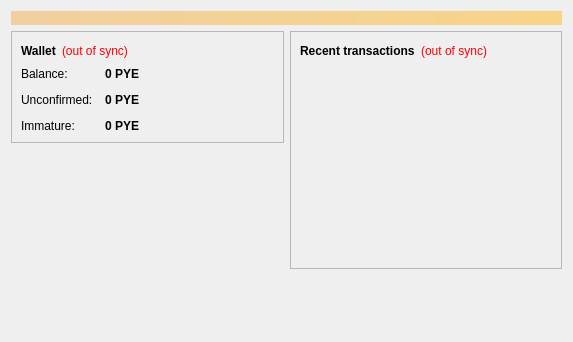
<?xml version="1.0" encoding="UTF-8"?>
<ui version="4.0">
 <class>OverviewPage</class>
 <widget class="QWidget" name="OverviewPage">
  <property name="geometry">
   <rect>
    <x>0</x>
    <y>0</y>
    <width>573</width>
    <height>342</height>
   </rect>
  </property>
  <property name="windowTitle">
   <string>Form</string>
  </property>
  <layout class="QVBoxLayout" name="topLayout">
   <item>
    <widget class="QLabel" name="labelAlerts">
     <property name="visible">
      <bool>false</bool>
     </property>
     <property name="styleSheet">
      <string notr="true">background-color: qlineargradient(x1: 0, y1: 0, x2: 1, y2: 0, stop:0 #F0D0A0, stop:1 #F8D488); color:#000000;</string>
     </property>
     <property name="wordWrap">
      <bool>true</bool>
     </property>
     <property name="margin">
      <number>3</number>
     </property>
    </widget>
   </item>
   <item>
    <layout class="QHBoxLayout" name="horizontalLayout" stretch="1,1">
     <item>
      <layout class="QVBoxLayout" name="verticalLayout_2">
       <item>
        <widget class="QFrame" name="frame">
         <property name="frameShape">
          <enum>QFrame::StyledPanel</enum>
         </property>
         <property name="frameShadow">
          <enum>QFrame::Raised</enum>
         </property>
         <layout class="QVBoxLayout" name="verticalLayout_4">
          <item>
           <layout class="QHBoxLayout" name="horizontalLayout_4">
            <item>
             <widget class="QLabel" name="label_5">
              <property name="font">
               <font>
                <weight>75</weight>
                <bold>true</bold>
               </font>
              </property>
              <property name="text">
               <string>Wallet</string>
              </property>
             </widget>
            </item>
            <item>
             <widget class="QLabel" name="labelWalletStatus">
              <property name="toolTip">
               <string>The displayed information may be out of date. Your wallet automatically synchronizes with the Piecoin network after a connection is established, but this process has not completed yet.</string>
              </property>
              <property name="styleSheet">
               <string notr="true">QLabel { color: red; }</string>
              </property>
              <property name="text">
               <string notr="true">(out of sync)</string>
              </property>
              <property name="alignment">
               <set>Qt::AlignLeading|Qt::AlignLeft|Qt::AlignVCenter</set>
              </property>
             </widget>
            </item>
            <item>
             <spacer name="horizontalSpacer_2">
              <property name="orientation">
               <enum>Qt::Horizontal</enum>
              </property>
              <property name="sizeHint" stdset="0">
               <size>
                <width>40</width>
                <height>20</height>
               </size>
              </property>
             </spacer>
            </item>
           </layout>
          </item>
          <item>
           <layout class="QFormLayout" name="formLayout_2">
            <property name="fieldGrowthPolicy">
             <enum>QFormLayout::AllNonFixedFieldsGrow</enum>
            </property>
            <property name="horizontalSpacing">
             <number>12</number>
            </property>
            <property name="verticalSpacing">
             <number>12</number>
            </property>
            <item row="0" column="0">
             <widget class="QLabel" name="label">
              <property name="text">
               <string>Balance:</string>
              </property>
             </widget>
            </item>
            <item row="0" column="1">
             <widget class="QLabel" name="labelBalance">
              <property name="font">
               <font>
                <weight>75</weight>
                <bold>true</bold>
               </font>
              </property>
              <property name="cursor">
               <cursorShape>IBeamCursor</cursorShape>
              </property>
              <property name="toolTip">
               <string>Your current balance</string>
              </property>
              <property name="text">
               <string notr="true">0 PYE</string>
              </property>
              <property name="textInteractionFlags">
               <set>Qt::LinksAccessibleByMouse|Qt::TextSelectableByKeyboard|Qt::TextSelectableByMouse</set>
              </property>
             </widget>
            </item>
            <item row="1" column="0">
             <widget class="QLabel" name="label_3">
              <property name="text">
               <string>Unconfirmed:</string>
              </property>
             </widget>
            </item>
            <item row="1" column="1">
             <widget class="QLabel" name="labelUnconfirmed">
              <property name="font">
               <font>
                <weight>75</weight>
                <bold>true</bold>
               </font>
              </property>
              <property name="cursor">
               <cursorShape>IBeamCursor</cursorShape>
              </property>
              <property name="toolTip">
               <string>Total of transactions that have yet to be confirmed, and do not yet count toward the current balance</string>
              </property>
              <property name="text">
               <string notr="true">0 PYE</string>
              </property>
              <property name="textInteractionFlags">
               <set>Qt::LinksAccessibleByMouse|Qt::TextSelectableByKeyboard|Qt::TextSelectableByMouse</set>
              </property>
             </widget>
            </item>
            <item row="2" column="0">
             <widget class="QLabel" name="labelImmatureText">
              <property name="text">
               <string>Immature:</string>
              </property>
             </widget>
            </item>
            <item row="2" column="1">
             <widget class="QLabel" name="labelImmature">
              <property name="font">
               <font>
                <weight>75</weight>
                <bold>true</bold>
               </font>
              </property>
              <property name="toolTip">
               <string>Mined balance that has not yet matured</string>
              </property>
              <property name="text">
               <string notr="true">0 PYE</string>
              </property>
              <property name="textInteractionFlags">
               <set>Qt::LinksAccessibleByMouse|Qt::TextSelectableByKeyboard|Qt::TextSelectableByMouse</set>
              </property>
             </widget>
            </item>
           </layout>
          </item>
         </layout>
        </widget>
       </item>
       <item>
        <spacer name="verticalSpacer">
         <property name="orientation">
          <enum>Qt::Vertical</enum>
         </property>
         <property name="sizeHint" stdset="0">
          <size>
           <width>20</width>
           <height>40</height>
          </size>
         </property>
        </spacer>
       </item>
      </layout>
     </item>
     <item>
      <layout class="QVBoxLayout" name="verticalLayout_3">
       <item>
        <widget class="QFrame" name="frame_2">
         <property name="frameShape">
          <enum>QFrame::StyledPanel</enum>
         </property>
         <property name="frameShadow">
          <enum>QFrame::Raised</enum>
         </property>
         <layout class="QVBoxLayout" name="verticalLayout">
          <item>
           <layout class="QHBoxLayout" name="horizontalLayout_2">
            <item>
             <widget class="QLabel" name="label_4">
              <property name="text">
               <string>&lt;b&gt;Recent transactions&lt;/b&gt;</string>
              </property>
             </widget>
            </item>
            <item>
             <widget class="QLabel" name="labelTransactionsStatus">
              <property name="toolTip">
               <string>The displayed information may be out of date. Your wallet automatically synchronizes with the Piecoin network after a connection is established, but this process has not completed yet.</string>
              </property>
              <property name="styleSheet">
               <string notr="true">QLabel { color: red; }</string>
              </property>
              <property name="text">
               <string notr="true">(out of sync)</string>
              </property>
              <property name="alignment">
               <set>Qt::AlignRight|Qt::AlignTrailing|Qt::AlignVCenter</set>
              </property>
             </widget>
            </item>
            <item>
             <spacer name="horizontalSpacer">
              <property name="orientation">
               <enum>Qt::Horizontal</enum>
              </property>
              <property name="sizeHint" stdset="0">
               <size>
                <width>40</width>
                <height>20</height>
               </size>
              </property>
             </spacer>
            </item>
           </layout>
          </item>
          <item>
           <widget class="QListView" name="listTransactions">
            <property name="styleSheet">
             <string notr="true">QListView { background: transparent; }</string>
            </property>
            <property name="frameShape">
             <enum>QFrame::NoFrame</enum>
            </property>
            <property name="verticalScrollBarPolicy">
             <enum>Qt::ScrollBarAlwaysOff</enum>
            </property>
            <property name="horizontalScrollBarPolicy">
             <enum>Qt::ScrollBarAlwaysOff</enum>
            </property>
            <property name="selectionMode">
             <enum>QAbstractItemView::NoSelection</enum>
            </property>
           </widget>
          </item>
         </layout>
        </widget>
       </item>
       <item>
        <spacer name="verticalSpacer_2">
         <property name="orientation">
          <enum>Qt::Vertical</enum>
         </property>
         <property name="sizeHint" stdset="0">
          <size>
           <width>20</width>
           <height>40</height>
          </size>
         </property>
        </spacer>
       </item>
      </layout>
     </item>
    </layout>
   </item>
  </layout>
 </widget>
 <resources/>
 <connections/>
</ui>
